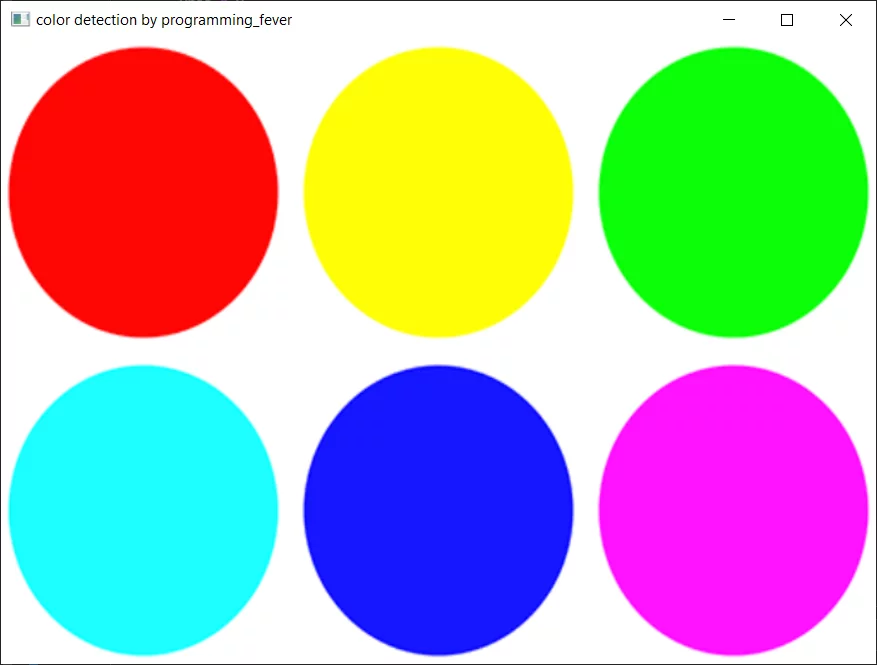
#> input picture 07_cv_segmentacion/img/colores.png, 877 x 665 px
$ python 03_color_HSV_amarillo.py
#> lines starting #> are read from the running program, lines starting #| are printed output that depends on the picture; after the words box and inside, x2 and y2 are one past the last pixel; in counts of white or black regions, pixels touching at a corner belong together
import os

import cv2
import numpy as np

# Ruta de la imagen
ruta_imagen = "../img/colores.png"

# Verificar que el archivo existe
if not os.path.exists(ruta_imagen):
    print(f"Error: No se encuentra el archivo {ruta_imagen}")
    exit()

# Cargar la imagen desde un archivo
imagen = cv2.imread(ruta_imagen)
#> imagen is the input picture: shape (665, 877, 3); mean B, G, R 174.5, 177.6, 179.1

# Definir los rangos de color amarillo en el espacio HSV
# Estos son los límites inferior y superior para detectar el color amarillo
yellowBajo = np.array([20, 100, 100], np.uint8)  # Límite inferior del amarillo
yellowAlto = np.array([30, 255, 255], np.uint8)  # Límite superior del amarillo

# Verificar si la imagen fue cargada correctamente
if imagen is not None:
    # Convertir la imagen al espacio de color HSV
    frameHSV = cv2.cvtColor(imagen, cv2.COLOR_BGR2HSV)
#> frameHSV: shape (665, 877, 3); mean H, S, V 55.7, 152.5, 253.1

    # Crear la máscara para el rango del color amarillo
    maskYellow = cv2.inRange(frameHSV, yellowBajo, yellowAlto)
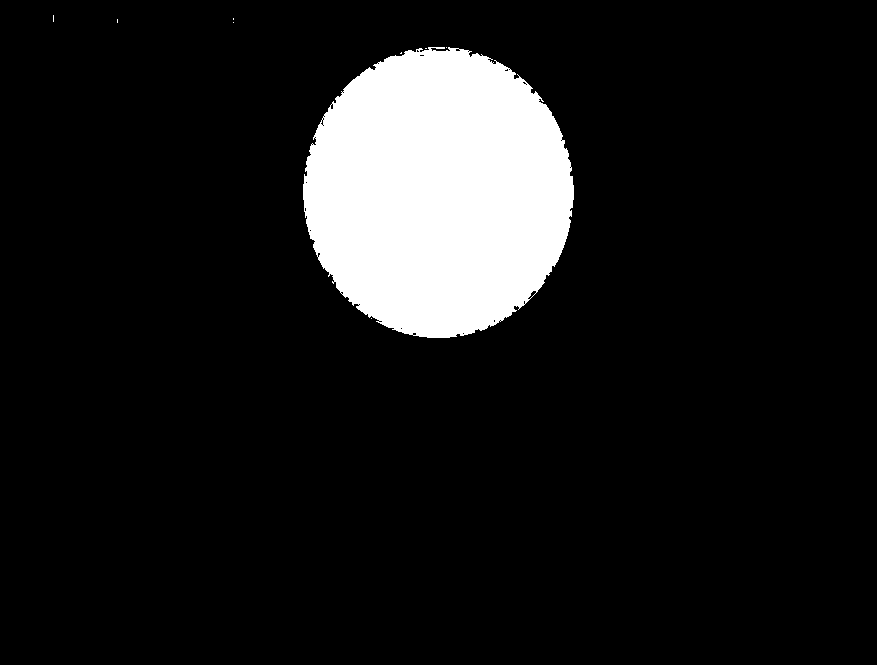
#> maskYellow: shape (665, 877); 10.5% white; 9 white regions (8 under 20 px), largest, box (x1, y1, x2, y2) and area: (303, 47, 574, 338) 61177

    # Aplicar la máscara a la imagen original para visualizar solo las áreas amarillas
    maskYellowvis = cv2.bitwise_and(imagen, imagen, mask=maskYellow)
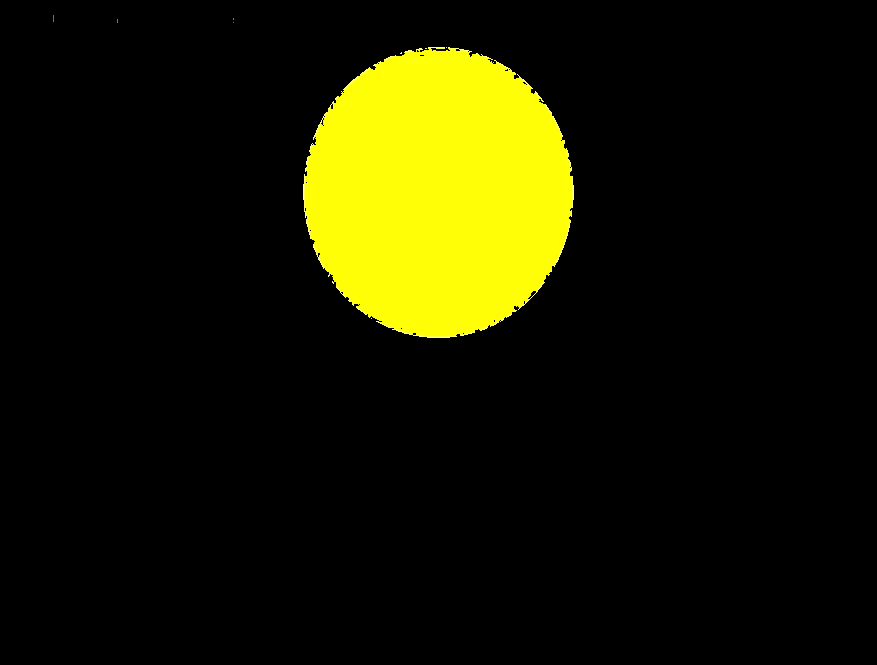
#> maskYellowvis: shape (665, 877, 3); mean B, G, R 0.9, 26.6, 26.7

    # Mostrar la imagen original
    cv2.imshow("Imagen original", imagen)

    # Mostrar la máscara que detecta las áreas amarillas
    cv2.imshow("Mascara Amarillo", maskYellow)

    # Mostrar la imagen con solo las áreas amarillas visibles
    cv2.imshow("Resultado con áreas amarillas", maskYellowvis)

    # Esperar a que el usuario presione una tecla para cerrar las ventanas
    cv2.waitKey(0)
    cv2.destroyAllWindows()

else:
    print(f"Error: No se pudo cargar la imagen desde {ruta_imagen}")

$ run again, with 07_cv_segmentacion/img/lunares.png copied over 07_cv_segmentacion/img/colores.png
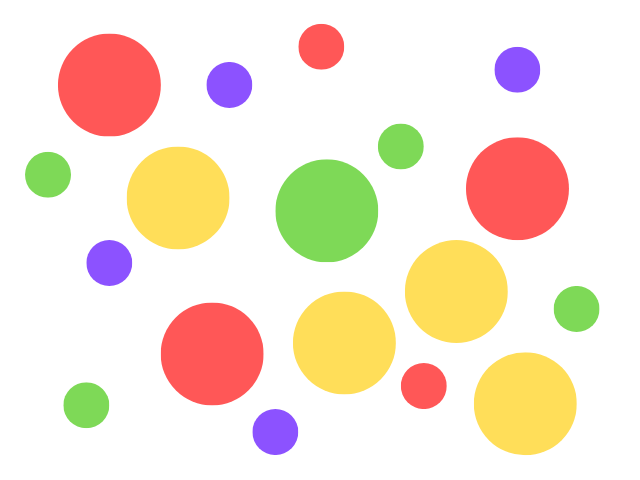
#> input picture 07_cv_segmentacion/img/lunares.png, 640 x 480 px
#> imagen is the input picture: shape (480, 640, 3); mean B, G, R 213.4, 230.4, 246.3
#> frameHSV: shape (480, 640, 3); mean H, S, V 8.2, 44.6, 253.2
#> `maskYellow = cv2.inRange(frameHSV, yellowBajo, yellowAlto)`:
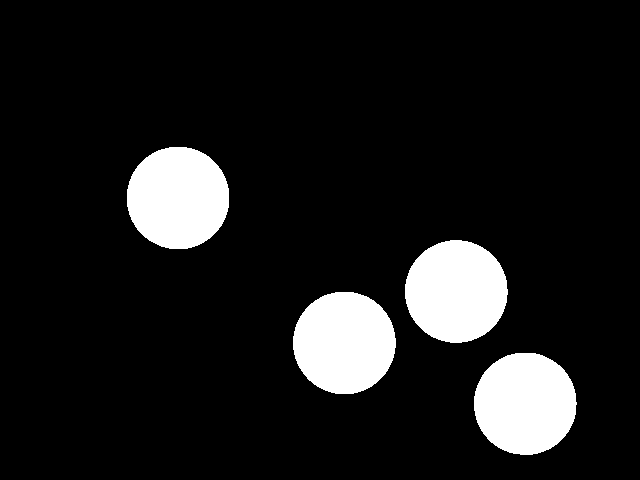
#> maskYellow: shape (480, 640); 10.8% white; 4 white regions, box (x1, y1, x2, y2) and area: (405, 240, 508, 343) 8293, (293, 292, 396, 394) 8285, (127, 147, 229, 249) 8283, (474, 353, 577, 455) 8280
#> `maskYellowvis = cv2.bitwise_and(imagen, imagen, mask=maskYellow)`:
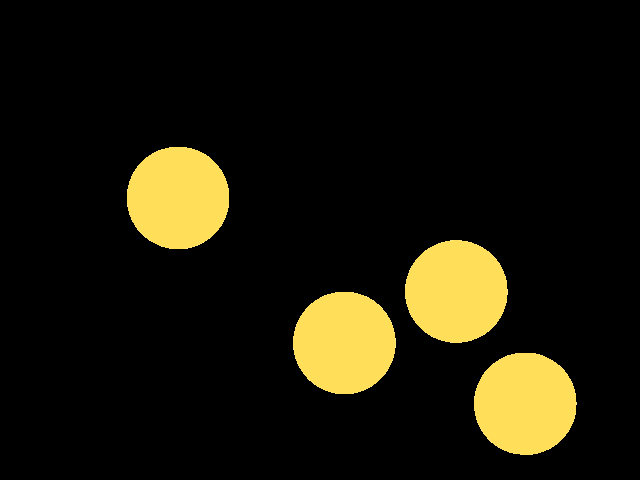
#> maskYellowvis: shape (480, 640, 3); mean B, G, R 9.7, 24, 27.5

$ run again, with 07_cv_segmentacion/img/monedas.jpg saved as 07_cv_segmentacion/img/colores.png
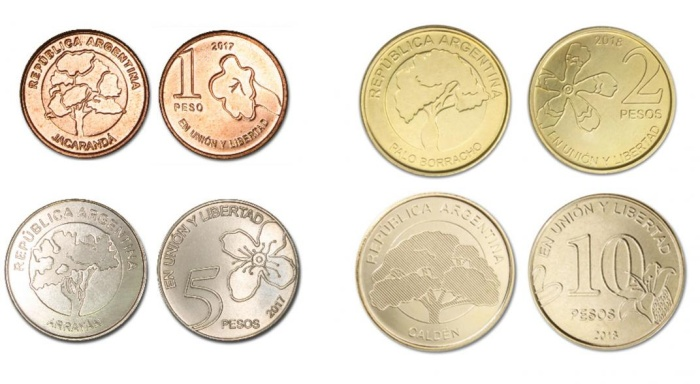
#> input picture 07_cv_segmentacion/img/monedas.jpg, 700 x 384 px
#> imagen is the input picture: shape (384, 700, 3); mean B, G, R 203.6, 221.4, 230.6
#> frameHSV: shape (384, 700, 3); mean H, S, V 15.9, 34.3, 230.7
#> `maskYellow = cv2.inRange(frameHSV, yellowBajo, yellowAlto)`:
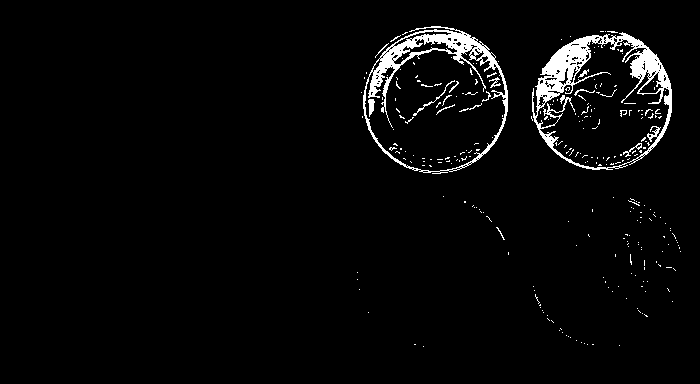
#> maskYellow: shape (384, 700); 3.4% white; 276 white regions (259 under 20 px), largest, box (x1, y1, x2, y2) and area: (532, 32, 672, 170) 4269, (363, 26, 508, 174) 3272, (413, 80, 455, 116) 88
#> `maskYellowvis = cv2.bitwise_and(imagen, imagen, mask=maskYellow)`:
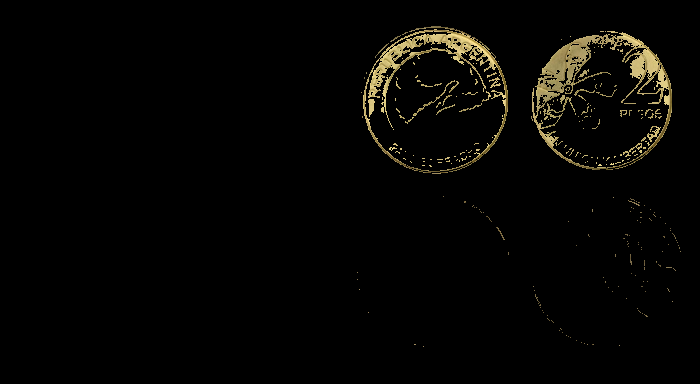
#> maskYellowvis: shape (384, 700, 3); mean B, G, R 3.4, 5.5, 6.1
